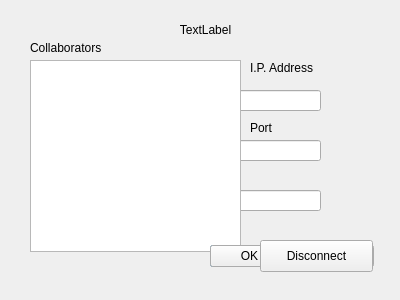
<?xml version="1.0" encoding="UTF-8"?>
<ui version="4.0">
 <class>ServerRoom</class>
 <widget class="QDialog" name="ServerRoom">
  <property name="geometry">
   <rect>
    <x>0</x>
    <y>0</y>
    <width>400</width>
    <height>300</height>
   </rect>
  </property>
  <property name="windowTitle">
   <string>Dialog</string>
  </property>
  <widget class="QLabel" name="titleLabel">
   <property name="geometry">
    <rect>
     <x>70</x>
     <y>20</y>
     <width>271</width>
     <height>20</height>
    </rect>
   </property>
   <property name="text">
    <string>TextLabel</string>
   </property>
   <property name="alignment">
    <set>Qt::AlignCenter</set>
   </property>
  </widget>
  <widget class="QLineEdit" name="nameLine">
   <property name="geometry">
    <rect>
     <x>100</x>
     <y>90</y>
     <width>221</width>
     <height>21</height>
    </rect>
   </property>
  </widget>
  <widget class="QLineEdit" name="addressLine">
   <property name="geometry">
    <rect>
     <x>100</x>
     <y>140</y>
     <width>221</width>
     <height>21</height>
    </rect>
   </property>
  </widget>
  <widget class="QLineEdit" name="portLine">
   <property name="geometry">
    <rect>
     <x>100</x>
     <y>190</y>
     <width>221</width>
     <height>21</height>
    </rect>
   </property>
  </widget>
  <widget class="QLabel" name="nameLabel">
   <property name="geometry">
    <rect>
     <x>100</x>
     <y>70</y>
     <width>59</width>
     <height>16</height>
    </rect>
   </property>
   <property name="text">
    <string>Name</string>
   </property>
  </widget>
  <widget class="QLabel" name="addressLabel">
   <property name="geometry">
    <rect>
     <x>100</x>
     <y>120</y>
     <width>59</width>
     <height>16</height>
    </rect>
   </property>
   <property name="text">
    <string>Address</string>
   </property>
  </widget>
  <widget class="QLabel" name="portLabel">
   <property name="geometry">
    <rect>
     <x>100</x>
     <y>170</y>
     <width>59</width>
     <height>16</height>
    </rect>
   </property>
   <property name="text">
    <string>Port</string>
   </property>
  </widget>
  <widget class="QListWidget" name="userList">
   <property name="geometry">
    <rect>
     <x>30</x>
     <y>60</y>
     <width>211</width>
     <height>192</height>
    </rect>
   </property>
  </widget>
  <widget class="QDialogButtonBox" name="joinRoomButtonBox">
   <property name="geometry">
    <rect>
     <x>210</x>
     <y>240</y>
     <width>164</width>
     <height>32</height>
    </rect>
   </property>
   <property name="standardButtons">
    <set>QDialogButtonBox::Cancel|QDialogButtonBox::Ok</set>
   </property>
  </widget>
  <widget class="QDialogButtonBox" name="createRoomButtonBox">
   <property name="geometry">
    <rect>
     <x>210</x>
     <y>240</y>
     <width>164</width>
     <height>32</height>
    </rect>
   </property>
   <property name="standardButtons">
    <set>QDialogButtonBox::Cancel|QDialogButtonBox::Ok</set>
   </property>
  </widget>
  <widget class="QLabel" name="collaboratorsLabel">
   <property name="geometry">
    <rect>
     <x>30</x>
     <y>40</y>
     <width>81</width>
     <height>16</height>
    </rect>
   </property>
   <property name="text">
    <string>Collaborators</string>
   </property>
  </widget>
  <widget class="QPushButton" name="disconnectButton">
   <property name="geometry">
    <rect>
     <x>260</x>
     <y>240</y>
     <width>113</width>
     <height>32</height>
    </rect>
   </property>
   <property name="text">
    <string>Disconnect</string>
   </property>
  </widget>
  <widget class="QLabel" name="roomIpLabel">
   <property name="geometry">
    <rect>
     <x>250</x>
     <y>60</y>
     <width>81</width>
     <height>16</height>
    </rect>
   </property>
   <property name="text">
    <string>I.P. Address</string>
   </property>
  </widget>
  <widget class="QLabel" name="ipContent">
   <property name="geometry">
    <rect>
     <x>250</x>
     <y>80</y>
     <width>141</width>
     <height>16</height>
    </rect>
   </property>
   <property name="font">
    <font>
     <weight>75</weight>
     <bold>true</bold>
    </font>
   </property>
   <property name="text">
    <string/>
   </property>
  </widget>
  <widget class="QLabel" name="roomPortLabel">
   <property name="geometry">
    <rect>
     <x>250</x>
     <y>120</y>
     <width>59</width>
     <height>16</height>
    </rect>
   </property>
   <property name="text">
    <string>Port</string>
   </property>
  </widget>
  <widget class="QLabel" name="portContent">
   <property name="geometry">
    <rect>
     <x>250</x>
     <y>140</y>
     <width>141</width>
     <height>16</height>
    </rect>
   </property>
   <property name="font">
    <font>
     <weight>75</weight>
     <bold>true</bold>
    </font>
   </property>
   <property name="text">
    <string/>
   </property>
  </widget>
 </widget>
 <resources/>
 <connections/>
</ui>
